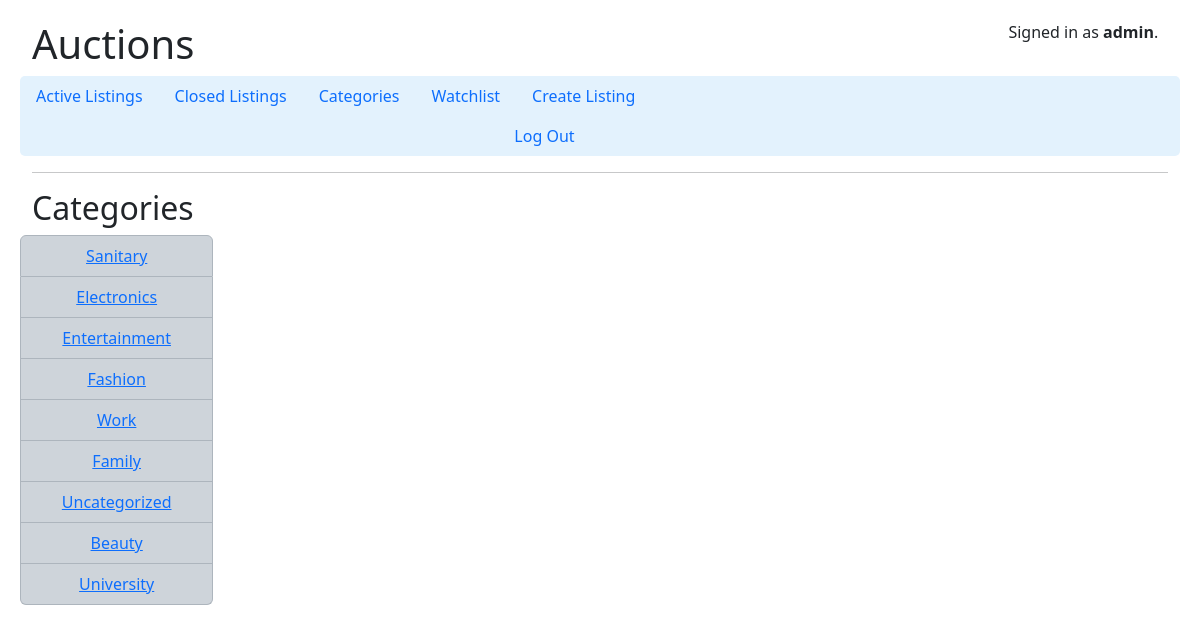
The app's page /categories (signed in), older data.
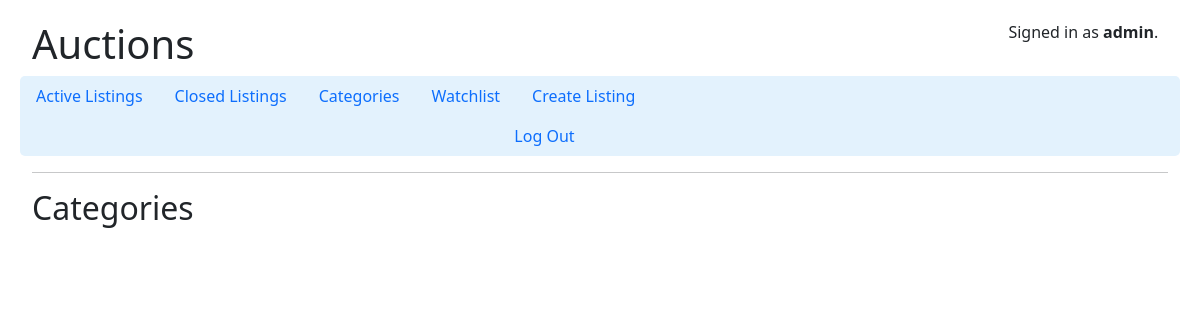
The same page, newer data.
### auctions/models.py (models this page shows)
class Categories(models.Model):
    name = models.CharField(max_length=64, default="Uncategorized")
    def __str__(self):
        return self.name

### auctions/views.py (the view)
# urls.py: path("categories", views.categories, name="categories"),
def categories(request):
    categories = Categories.objects.all()
    return render(request, "auctions/categories.html", {
        "categories": categories,
    })

### auctions/templates/auctions/categories.html
{% extends "auctions/layout.html" %}
{% block body %}
    <h2>Categories</h2>
    <ul class="list-group row">
        {% for category in categories %}
            <li class="list-group-item list-group-item-dark col-md-2 text-center"><a href="{% url 'category' category=category %}">{{ category }}</a></li>
        {% endfor %}
    </ul>
{% endblock %}

Row changes from the older to the newer data that the page shows:
removed Categories: name "Sanitary"
removed Categories: name "Electronics"
removed Categories: name "Entertainment"
removed Categories: name "Fashion"
removed Categories: name "Work"
removed Categories: name "Family"
removed Categories: name "Uncategorized"
removed Categories: name "Beauty"
removed Categories: name "University"
